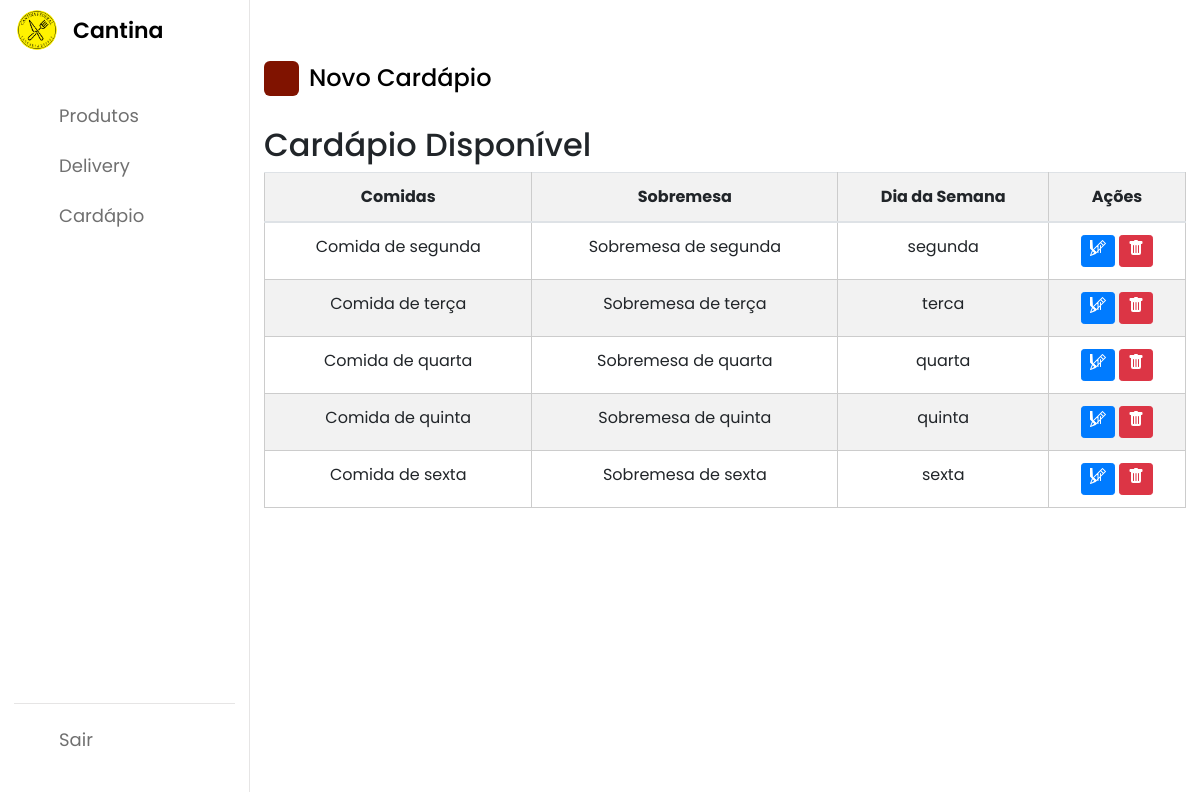
/homeadm/cardapioadm.php (signed in), run on the app's committed database.
### tables this page shows
CREATE TABLE cardapio (
    id_cardapio INT AUTO_INCREMENT PRIMARY KEY,
    comidas TEXT NOT NULL,
    sobremesa VARCHAR(255),
    dia_semana VARCHAR(10)
);

### homeadm/cardapioadm.php (the view, shortened to what this page needs)
<?php
include('../config.php');
$sql = "SELECT id_cardapio, comidas, sobremesa, dia_semana FROM cardapio";
$result = $conexao->query($sql);
?>
<!DOCTYPE html>
<html lang="pt-br">
<head>
    <link rel="stylesheet" href="https://maxcdn.bootstrapcdn.com/bootstrap/4.0.0/css/bootstrap.min.css">
    <link rel="stylesheet" href="https://unicons.iconscout.com/release/v4.0.0/css/line.css">
    <link rel="stylesheet" type="text/css" href="../css/homeadm.css">
</head>
<body>
    <nav>
        <div class="logo-name">
            <div class="logo-image">
                <img src="../fotos/cantinalogo.png" alt="">
            </div>
            <span class="logo_name">Cantina</span>
        </div>
        <div class="menu-items">
            <ul class="nav-links">
                <li><a href="homeadm.php">
                        <i class="uil uil-shopping-bag"></i>
                        <span class="link-name">Produtos</span>
                    </a>
                </li>
                <li><a href="marmitasadm.php">
                        <i class="uil uil-truck"></i>
                        <span class="link-name">Delivery</span>
                    </a>
                </li>
                <li><a href="cardapioadm.php">
                        <i class="uil uil-book"></i>
                        <span class="link-name">Cardápio</span>
                    </a>
                </li>
            </ul>
            <ul class="logout-mode">
                <li><a href="../sair.php">
                        <i class="uil uil-signout"></i>
                        <span class="link-name">Sair</span>
                    </a></li>
            </ul>
        </div>
    </nav>
    <section class="dashboard">
        <div class="top">
        </div>
        <div class="dash-content">
            <div class="overview">
                <a href="#" id="openCardapioModal" style="text-decoration: none;">
                    <div class="title">
                        <i class="uil uil-plus"></i>
                        <span class="text">Novo Cardápio</span>
                    </div>
                </a>
                <h2>Cardápio Disponível</h2>
                <div class="table-container">
                    <table class="table">
                        <thead>
                            <tr>
                                <th>Comidas</th>
                                <th>Sobremesa</th>
                                <th>Dia da Semana</th>
                                <th>Ações</th>
                            </tr>
                        </thead>
                        <tbody>
                            <?php
                            while ($cardapio_data = mysqli_fetch_assoc($result)) {
                                echo "<tr>";
                                echo "<td>" . $cardapio_data['comidas'] . "</td>";
                                echo "<td>" . $cardapio_data['sobremesa'] . "</td>";
                                echo "<td>" . $cardapio_data['dia_semana'] . "</td>";
                                echo "<td>
                                <a class='btn btn-sm btn-primary' href='javascript:void(0);' onclick=\"openEditCardapioModal('{$cardapio_data['id_cardapio']}', '{$cardapio_data['comidas']}', '{$cardapio_data['sobremesa']}', '{$cardapio_data['dia_semana']}')\" title='Editar'>
                                    <svg xmlns='http://www.w3.org/2000/svg' width='16' height='16' fill='currentColor' class='bi bi-pencil' viewBox='0 0 16 16'>
                                        <path d='M12.146.146a.5.5 0 0 1 .708 0l3 3a.5.5 0 0 1 0 .708l-10 10a.5.5 0 0 1-.168.11l-5 2a.5.5 0 0 1-.65-.650l2-5a.5.5 0 0 1 .11-.168l10-10zM11.207 2.5 13.5 4.793 14.793 3.5 12.5 1.207 11.207 2.5zm1.586 3L10.5 3.207 4 9.707V10h.5a.5.5 0 0 1 .5.5v.5h.5a.5.5 0 0 1 .5.5v.5h.293l6.5-6.5zm-9.761 5.175-.106.106-1.528 3.821 3.821-1.528.106.106a.5.5 0 0 1 0 .708l-10-10-.106.106a.5.5 0 0 1-.708 0l-3-3a.5.5 0 0 1 0 .708l10-10 .106-.106a.5.5 0 0 1 .708 0l3 3a.5.5 0 0 1 0 .708l-3 3zM3 13.5a.5.5 0 0 1 .5-.5H4V12a.5.5 0 0 1 .5-.5H5a.5.5 0 0 1 .5.5V12h.5a.5.5 0 0 1 .5.5V13a.5.5 0 0 1-.5.5H5V14a.5.5 0 0 1-.5.5H4a.5.5 0 0 1-.5-.5V13H3a.5.5 0 0 1-.5-.5zM8 5a.5.5 0 0 1 .5.5v7a.5.5 0 0 1-1 0v-7a.5.5 0 0 1 .5-.5zm3 .5v7a.5.5 0 0 1-1 0v-7a.5.5 0 0 1 1 0z'/>
                                    </svg>
                                </a>
                                <a class='btn btn-sm btn-danger' href='deletecardapio.php?id_cardapio=$cardapio_data[id_cardapio]' title='Deletar'>
                                    <svg xmlns='http://www.w3.org/2000/svg' width='16' height='16' fill='currentColor' class='bi bi-trash-fill' viewBox='0 0 16 16'>
                                        <path d='M2.5 1a1 1 0 0 0-1 1v1a1 1 0 0 0 1 1H3v9a2 2 0 0 0 2 2h6a2 2 0 0 0 2-2V4h.5a1 1 0 0 0 1-1V2a1 1 0 0 0-1-1H10a1 1 0 0 0-1-1H7a1 1 0 0 0-1 1H2.5zm3 4a.5.5 0 0 1 .5.5v7a.5.5 0 0 1-1 0v-7a.5.5 0 0 1 .5-.5zM8 5a.5.5 0 0 1 .5.5v7a.5.5 0 0 1-1 0v-7a.5.5 0 0 1 .5-.5zm3 .5v7a.5.5 0 0 1-1 0v-7a.5.5 0 0 1 1 0z'/>
                                    </svg>
                                </a>
                            </td>";
                                echo "</tr>";
                            }
                            ?>
                        </tbody>
                    </table>
                </div>
            </div>
        </div>
    </section>
</body>
</html>

### css/homeadm.css (style rules this page uses)
* { margin: 0; padding: 0; box-sizing: border-box; font-family: 'Poppins', sans-serif; }
:root { --primary-color: #801300; --panel-color: #FFF; --text-color: #000; --black-light-color: #707070; --border-color: #e6e5e5; --toggle-color: #DDD; --box1-color: #4DA3FF; --box2-color: #FFE6AC; --box3-color: #E7D1FC; --title-icon-color: #fff; --tran-05: all 0.5s ease; --tran-03: all 0.3s ease; --tran-03: all 0.2s ease; }
body { min-height: 100vh; background-color: var(--primary-color); overflow-x: auto; }
nav { position: fixed; top: 0; left: 0; height: 100%; width: 250px; padding: 10px 14px; background-color: var(--panel-color); border-right: 1px solid var(--border-color); transition: var(--tran-05); }
nav .logo-name { display: flex; align-items: center; }
nav .logo-image { display: flex; justify-content: center; min-width: 45px; }
nav .logo-image img { width: 40px; object-fit: cover; border-radius: 50%; }
nav .logo-name .logo_name { font-size: 22px; font-weight: 600; color: var(--text-color); margin-left: 14px; transition: var(--tran-05); }
nav .menu-items { margin-top: 40px; height: calc(100% - 90px); display: flex; flex-direction: column; justify-content: space-between; }
.menu-items li { list-style: none; }
.menu-items li a { display: flex; align-items: center; height: 50px; text-decoration: none; position: relative; }
.menu-items li a i { font-size: 24px; min-width: 45px; height: 100%; display: flex; align-items: center; justify-content: center; color: var(--black-light-color); }
.menu-items li a .link-name { font-size: 18px; font-weight: 400; color: var(--black-light-color); transition: var(--tran-05); }
.menu-items .logout-mode { padding-top: 10px; border-top: 1px solid var(--border-color); }
.dashboard { position: relative; left: 250px; background-color: var(--panel-color); min-height: 100vh; width: calc(100% - 250px); padding: 10px 14px; transition: var(--tran-05); }
.dashboard .top { position: fixed; top: 0; left: 250px; display: flex; width: calc(100% - 250px); justify-content: space-between; align-items: center; padding: 10px 14px; background-color: var(--panel-color); transition: var(--tran-05); z-index: 10; }
.dashboard .dash-content { padding-top: 50px; }
.dash-content .title { display: flex; align-items: center; margin-bottom: 30px; }
.dash-content .title i { position: relative; height: 35px; width: 35px; background-color: var(--primary-color); border-radius: 6px; color: var(--title-icon-color); display: flex; align-items: center; justify-content: center; font-size: 24px; }
.dash-content .title .text { font-size: 24px; font-weight: 500; color: var(--text-color); margin-left: 10px; }
.table-container { max-width: 100%; overflow-x: auto; }
.table { width: 100%; border-collapse: collapse; background-color: #fff; }
th { background-color: #f2f2f2; font-weight: bold; text-align: center; padding: 10px; }
th, td { padding: 10px; border: 1px solid #ccc; text-align: center; }
tr:nth-child(even) { background-color: #f2f2f2; }

### data on the page
cardapio: comidas "Comida de segunda", sobremesa "Sobremesa de segunda", dia_semana "segunda"
cardapio: comidas "Comida de terça", sobremesa "Sobremesa de terça", dia_semana "terca"
cardapio: comidas "Comida de quarta", sobremesa "Sobremesa de quarta", dia_semana "quarta"
cardapio: comidas "Comida de quinta", sobremesa "Sobremesa de quinta", dia_semana "quinta"
cardapio: comidas "Comida de sexta", sobremesa "Sobremesa de sexta", dia_semana "sexta"
